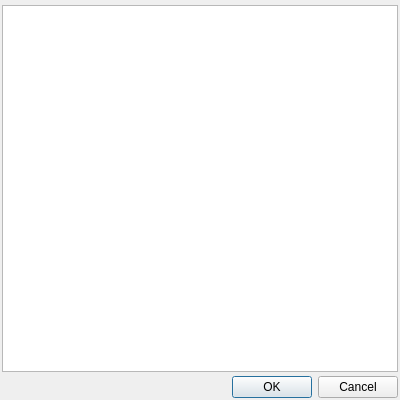
<?xml version="1.0" encoding="UTF-8"?>
<ui version="4.0">
 <class>ConstNameDialog</class>
 <widget class="QDialog" name="ConstNameDialog">
  <property name="geometry">
   <rect>
    <x>0</x>
    <y>0</y>
    <width>400</width>
    <height>400</height>
   </rect>
  </property>
  <property name="windowTitle">
   <string>Select symbolic constant</string>
  </property>
  <layout class="QVBoxLayout" name="verticalLayout_2">
   <property name="spacing">
    <number>2</number>
   </property>
   <property name="leftMargin">
    <number>2</number>
   </property>
   <property name="topMargin">
    <number>5</number>
   </property>
   <property name="rightMargin">
    <number>2</number>
   </property>
   <property name="bottomMargin">
    <number>2</number>
   </property>
   <item>
    <layout class="QHBoxLayout" name="horizontalLayout">
     <property name="topMargin">
      <number>0</number>
     </property>
     <item>
      <widget class="QListView" name="listView"/>
     </item>
    </layout>
   </item>
   <item>
    <widget class="QuickFilterView" name="quickFilterView" native="true"/>
   </item>
   <item>
    <widget class="QDialogButtonBox" name="buttonBox">
     <property name="orientation">
      <enum>Qt::Horizontal</enum>
     </property>
     <property name="standardButtons">
      <set>QDialogButtonBox::Cancel|QDialogButtonBox::Ok</set>
     </property>
    </widget>
   </item>
  </layout>
 </widget>
 <customwidgets>
  <customwidget>
   <class>QuickFilterView</class>
   <extends>QWidget</extends>
   <header>widgets/QuickFilterView.h</header>
   <container>1</container>
  </customwidget>
 </customwidgets>
 <resources/>
 <connections>
  <connection>
   <sender>buttonBox</sender>
   <signal>accepted()</signal>
   <receiver>ConstNameDialog</receiver>
   <slot>accept()</slot>
   <hints>
    <hint type="sourcelabel">
     <x>248</x>
     <y>254</y>
    </hint>
    <hint type="destinationlabel">
     <x>157</x>
     <y>274</y>
    </hint>
   </hints>
  </connection>
  <connection>
   <sender>buttonBox</sender>
   <signal>rejected()</signal>
   <receiver>ConstNameDialog</receiver>
   <slot>reject()</slot>
   <hints>
    <hint type="sourcelabel">
     <x>316</x>
     <y>260</y>
    </hint>
    <hint type="destinationlabel">
     <x>286</x>
     <y>274</y>
    </hint>
   </hints>
  </connection>
 </connections>
</ui>
